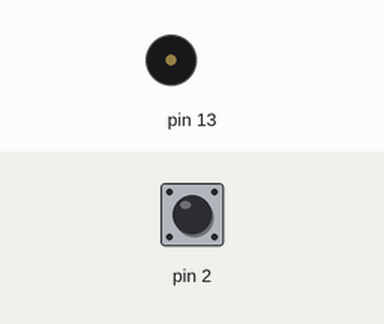
The sketch below on a simulated Arduino Uno, built with avr-gcc and run on an emulated ATmega328P. Parts: buzzer (waves = sounding). Inputs (shaded band) come from the test bench; at power-on: pin 2 HIGH. What the sketch prints to the serial monitor is not drawn.

Above: at 1.2 s.
1.3 s: pin 2 pulled LOW for 0.15 s
At 2.1 s:
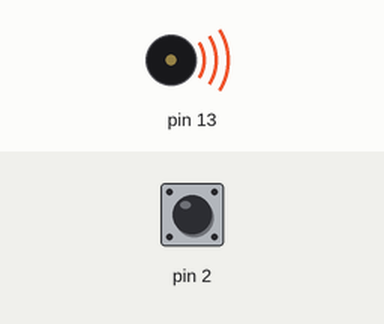
3.8 s: pin 2 pulled LOW for 3.2 s
At 8.3 s:
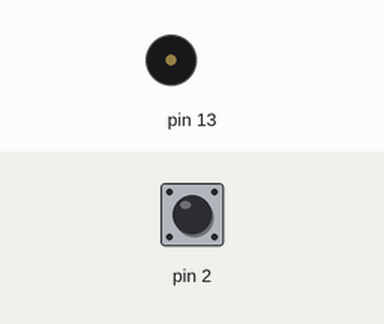
Timing chart, 0 to 9.8 s (numbered marks = the images above; inputs shaded):
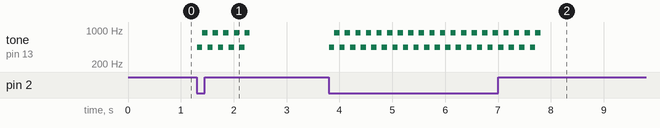

Measured:
- after the input at 1.3 s, tone on pin 13: silent → 440 Hz at once, then repeats every 0.20 s: 880 Hz 0.10 s, 440 Hz 0.10 s, until it stays silent from 2.3 s
- after the input at 3.8 s, tone on pin 13: silent → 440 Hz at once, then repeats every 0.20 s: 880 Hz 0.10 s, 440 Hz 0.10 s, until it stays silent from 7.8 s

The sketch:

doorbell.ino
```cpp
void setup()
{
  Serial.begin(9600);
  pinMode(13, OUTPUT);
  pinMode(2, INPUT_PULLUP);
}

void loop()
{
  int isON = digitalRead(2);
  Serial.println(isON);
  if (isON == LOW) {
    for(int i = 0; i < 5; i++) {
    	tone(13, 440);
      	delay(100);
      	tone(13, 880);
      	delay(100);
    }
  } else {
  	noTone(13);
  }
}
```
